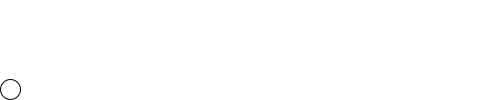
Frame 1 (no input)
Frame 60 (the mouse pressed at the canvas centre just before this capture): identical to frame 1, image omitted
Frame 120 (the mouse held since frame 60 and released just before this capture): identical to frame 1, image omitted

The Processing sketch that drew this single still picture (run headless with seeded random() and noise(); from frame 60 on, the mouse is pressed at the canvas centre):

// Processing sketch: odd_game
// ── odd_game.pde
int position = 10;
int Y = 89;
void setup(){
size(500,100);
}
void draw(){
  background(255,255,255);
ellipse(position,Y,20,20);
if(keyPressed && (key == 'd')){
position++;
}else if(keyPressed && (key == 'a')){
position--;
}else if (keyPressed && (key == 'w')){
Y=+ 10;
}else if(keyPressed && (key == 's')){
Y= 89;
}
}
